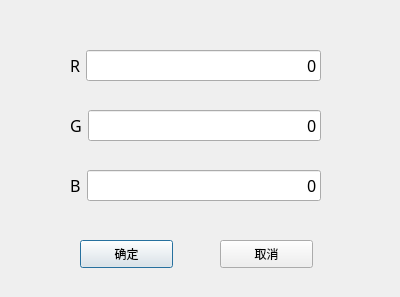
<?xml version="1.0" encoding="UTF-8"?>
<ui version="4.0">
 <class>RGB_Dialog</class>
 <widget class="QDialog" name="RGB_Dialog">
  <property name="geometry">
   <rect>
    <x>0</x>
    <y>0</y>
    <width>400</width>
    <height>297</height>
   </rect>
  </property>
  <property name="windowTitle">
   <string>RGB设置</string>
  </property>
  <widget class="QPushButton" name="Button_RGBCommit">
   <property name="geometry">
    <rect>
     <x>80</x>
     <y>240</y>
     <width>93</width>
     <height>28</height>
    </rect>
   </property>
   <property name="text">
    <string>确定</string>
   </property>
  </widget>
  <widget class="QPushButton" name="Button_RGBCancel">
   <property name="geometry">
    <rect>
     <x>220</x>
     <y>240</y>
     <width>93</width>
     <height>28</height>
    </rect>
   </property>
   <property name="text">
    <string>取消</string>
   </property>
  </widget>
  <widget class="QWidget" name="">
   <property name="geometry">
    <rect>
     <x>70</x>
     <y>50</y>
     <width>251</width>
     <height>31</height>
    </rect>
   </property>
   <layout class="QHBoxLayout" name="horizontalLayout">
    <item>
     <widget class="QLabel" name="label_R">
      <property name="font">
       <font>
        <family>微软雅黑</family>
        <pointsize>12</pointsize>
       </font>
      </property>
      <property name="text">
       <string>R</string>
      </property>
     </widget>
    </item>
    <item>
     <widget class="QLineEdit" name="lineEdit_R">
      <property name="font">
       <font>
        <family>宋体</family>
        <pointsize>12</pointsize>
       </font>
      </property>
      <property name="text">
       <string>0</string>
      </property>
      <property name="alignment">
       <set>Qt::AlignRight|Qt::AlignTrailing|Qt::AlignVCenter</set>
      </property>
     </widget>
    </item>
   </layout>
  </widget>
  <widget class="QWidget" name="">
   <property name="geometry">
    <rect>
     <x>70</x>
     <y>110</y>
     <width>251</width>
     <height>31</height>
    </rect>
   </property>
   <layout class="QHBoxLayout" name="horizontalLayout_2">
    <item>
     <widget class="QLabel" name="label_G">
      <property name="font">
       <font>
        <family>微软雅黑</family>
        <pointsize>12</pointsize>
       </font>
      </property>
      <property name="text">
       <string>G</string>
      </property>
     </widget>
    </item>
    <item>
     <widget class="QLineEdit" name="lineEdit_G">
      <property name="font">
       <font>
        <family>宋体</family>
        <pointsize>12</pointsize>
       </font>
      </property>
      <property name="text">
       <string>0</string>
      </property>
      <property name="alignment">
       <set>Qt::AlignRight|Qt::AlignTrailing|Qt::AlignVCenter</set>
      </property>
     </widget>
    </item>
   </layout>
  </widget>
  <widget class="QWidget" name="">
   <property name="geometry">
    <rect>
     <x>70</x>
     <y>170</y>
     <width>251</width>
     <height>31</height>
    </rect>
   </property>
   <layout class="QHBoxLayout" name="horizontalLayout_3">
    <item>
     <widget class="QLabel" name="label_B">
      <property name="font">
       <font>
        <family>微软雅黑</family>
        <pointsize>12</pointsize>
       </font>
      </property>
      <property name="text">
       <string>B</string>
      </property>
     </widget>
    </item>
    <item>
     <widget class="QLineEdit" name="lineEdit_B">
      <property name="font">
       <font>
        <family>宋体</family>
        <pointsize>12</pointsize>
       </font>
      </property>
      <property name="text">
       <string>0</string>
      </property>
      <property name="alignment">
       <set>Qt::AlignRight|Qt::AlignTrailing|Qt::AlignVCenter</set>
      </property>
     </widget>
    </item>
   </layout>
  </widget>
 </widget>
 <resources/>
 <connections/>
</ui>
